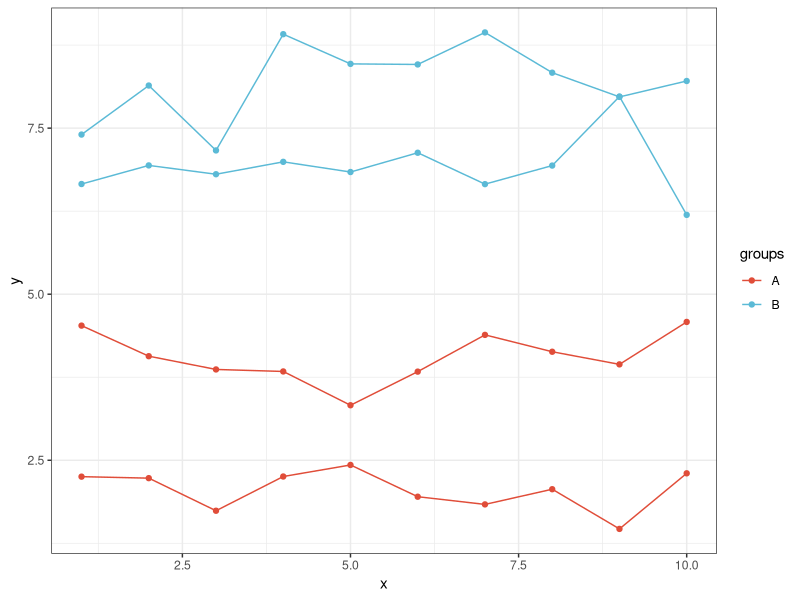

Generate this figure with R:
## ---- chunk 1
# 安装包
if (!requireNamespace("ggplot2", quietly = TRUE)) {
  install.packages("ggplot2")
}

# 加载包
library(ggplot2)
## ---- chunk 2
# 加载数据
data <- read.delim("files/Hiplot/084-group-line-data.txt", header = T)

# 查看数据
head(data)
## ---- chunk 3
#| label: fig-1group-line
#| fig-cap: "分组折线图"
#| out.width: "95%"
#| fig-height: 4
#| fig-width: 8
#| warning: false
#| error: false
#| message: false

# 分组折线图
p <- ggplot(data, aes(x = x, y = y, group = names, color = groups)) +
  geom_line() +
  geom_point() +
  scale_color_manual(values = c("#e04d39","#5bbad6")) +
  theme_bw()

p
